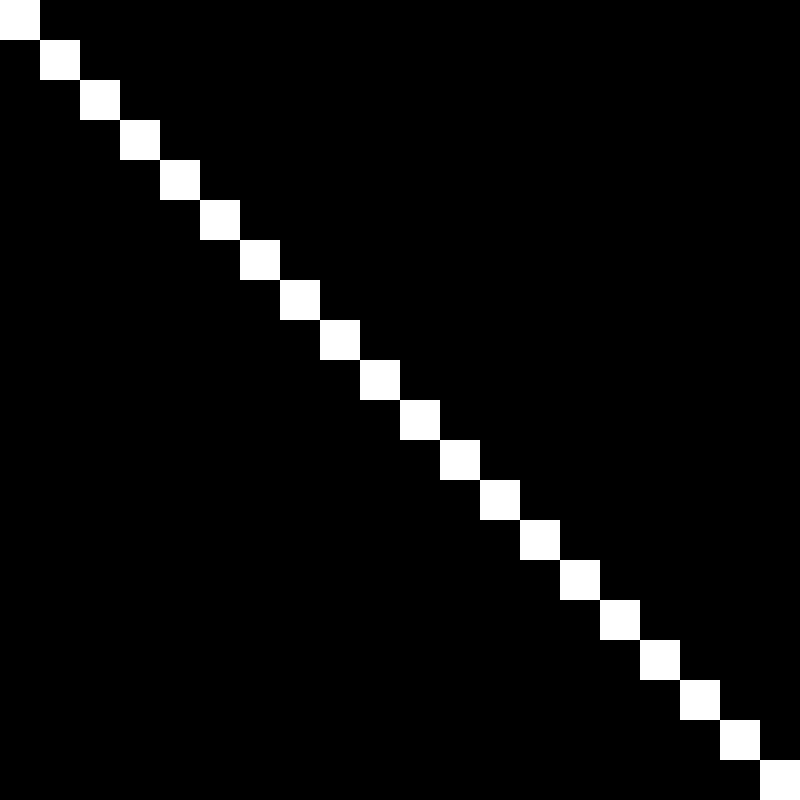
Frame 1 (no input)
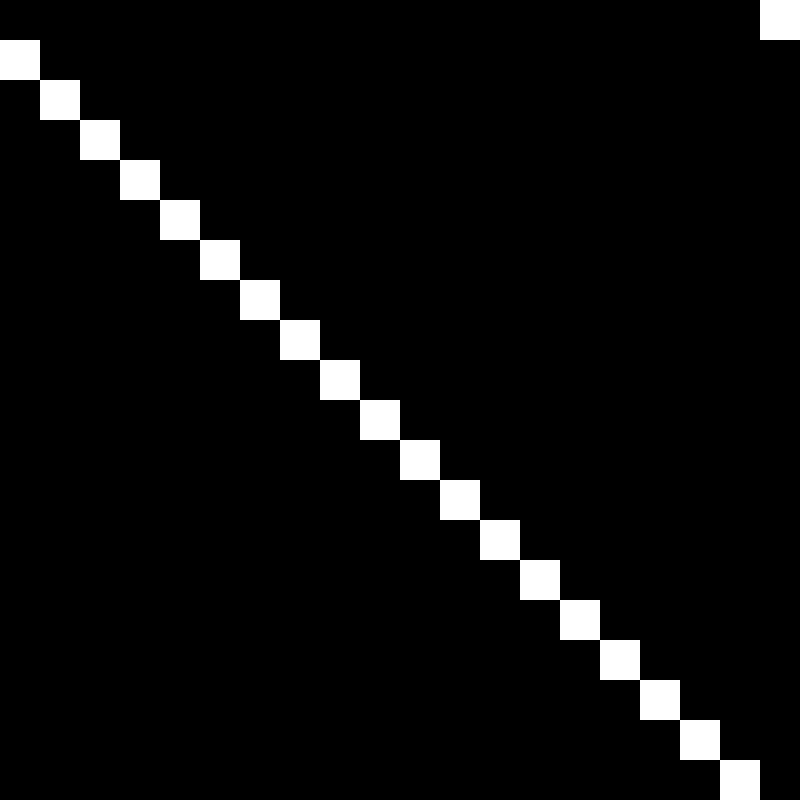
Frame 60 (the mouse pressed at the canvas centre just before this capture)
Frame 120 (the mouse held since frame 60 and released just before this capture): identical to frame 60, image omitted

The Processing sketch that drew these frames (run headless with seeded random() and noise(); from frame 60 on, the mouse is pressed at the canvas centre):

// Processing sketch: processing_105798
// ── processing_105798.pde

int x;
int y;

void setup() {
  size(800, 800);
  background(100, 100, 100);
  fill(#FFFFFF);
  noStroke();
  x=0;
}

void draw() {
  background(0);

  for (int i=0; i <=20; i++) {
    y=i*40;
    rect(x, y, 40, 40);
    x = x + 40;
    if (x==800) {
      x=0;
    }
  }
}
